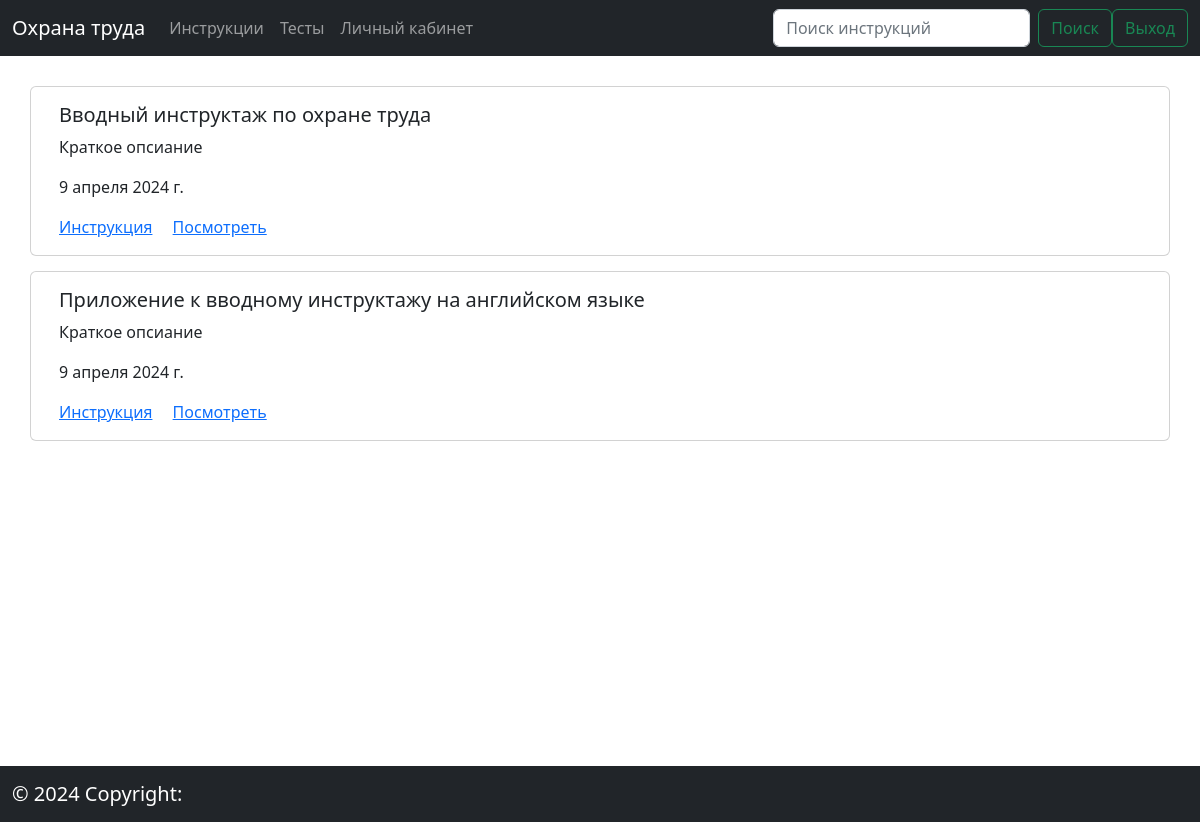
Before: / (signed in) with the older database file.
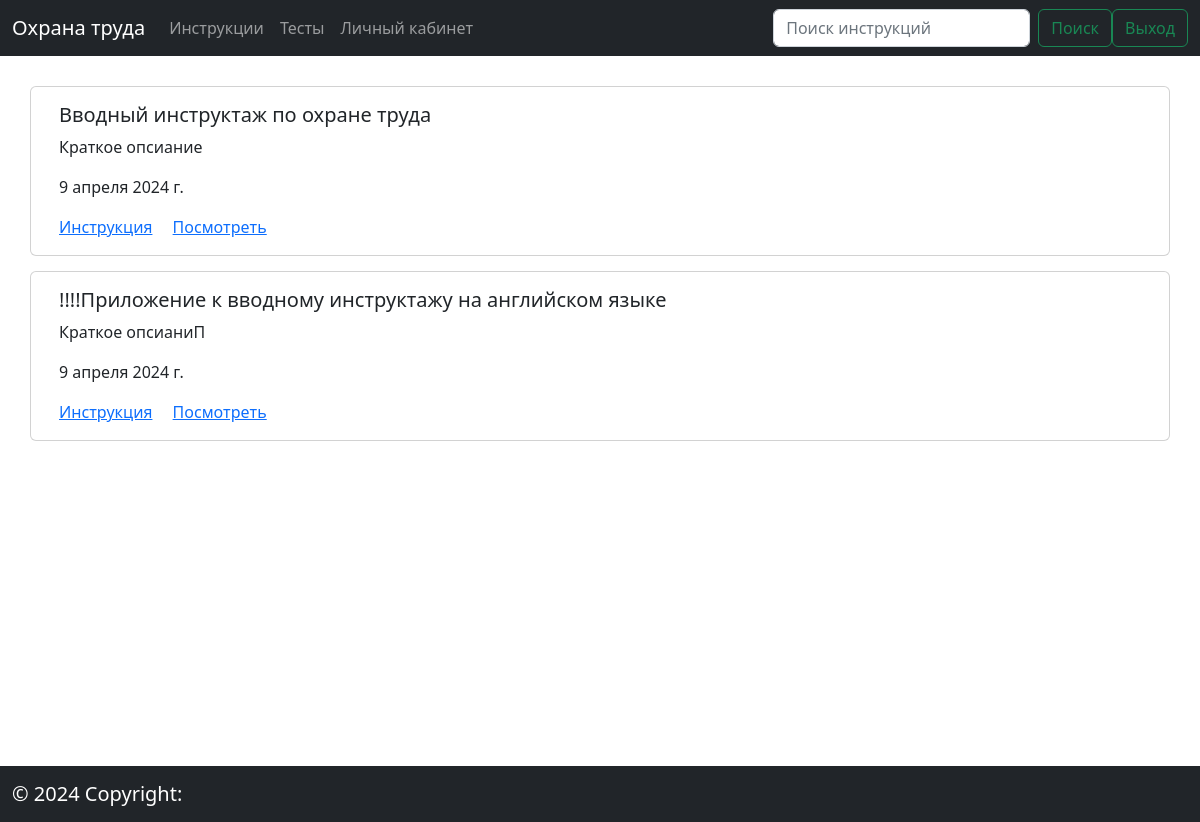
After: the same page with the newer database file.
### app/models.py (models this page shows, shortened)
class Instruction(models.Model):
    title = models.CharField(max_length=255, verbose_name='Заголовок')
    short_description = models.TextField(max_length=500, verbose_name='Краткое описание')
    gallery = models.ManyToManyField('Gallery', verbose_name='Галерея ')
    file = models.FileField(upload_to='files/', verbose_name='Файл инструкции')
    created_at = models.DateField(null=True, auto_now_add=True, verbose_name='Дата создания')
    updated_at = models.DateField(auto_now=True, verbose_name='Дата обновления')
    class Meta:
        db_table = 'instruction'
        verbose_name = 'Инструкция'
        verbose_name_plural = 'Интсрукции'

### app/views.py (the view)
# urls.py: path('', HomePageView.as_view(), name='home'),
class HomePageView(View):
    def get(self, request):
        if request.user.is_authenticated:
            instructions = Instruction.objects.all()
            if request.GET.get('search'):
                instructions = instructions.filter(
                    Q(title__contains=request.GET.get('search'))|
                    Q(short_description__contains=request.GET.get('search')),
                )
            return render(request, 'index.html', context={
                "instructions": instructions
            })
        return redirect("authorization")

### app/templates/index.html (shortened to what this page needs)
<!DOCTYPE html>
<html lang="en">
<head>
    <link href="https://cdn.jsdelivr.net/npm/bootstrap@5.2.1/dist/css/bootstrap.min.css" rel="stylesheet"
>
</head>
<body>
<nav class="navbar navbar-expand-lg navbar-light bg-light navbar-dark bg-dark">
    <div class="container-fluid">
        <a class="navbar-brand">Охрана труда</a>
        <div class="collapse navbar-collapse" id="navbarTogglerDemo02">
            <ul class="navbar-nav me-auto mb-2 mb-lg-0">
                <li class="nav-item">
                    <a class="nav-link" href="{% url 'home' %}">Инструкции</a>
                </li>
                <li class="nav-item">
                    <a class="nav-link" href="{% url 'tests' %}">Тесты</a>
                </li>
                <li class="nav-item">
                    <a class="nav-link" href="{% url 'personal_area' %}">Личный кабинет</a>
                </li>
            </ul>
            <form class="d-flex" action="{% url 'home' %}">
              <input class="form-control me-2" type="search" placeholder="Поиск инструкций" aria-label="Search" name="search">
              <button class="btn btn-outline-success" type="submit">Поиск</button>
            </form>
            <form class="d-flex" action="{% url 'logout' %}">
                <button class="btn btn-outline-success" type="submit">Выход</button>
            </form>
        </div>
    </div>
</nav>
<div class="container" style="margin-top:30px; min-height:85vh;">
    {% for instruction in instructions %}
    <div class="row" style="margin-top:15px; margin-bottom:15px;">
        <div class="card col" style="width: 18rem;">
            <div class="card-body">
                <h5 class="card-title">{{instruction.title}}</h5>
                <p class="card-text">{{instruction.short_description}}</p>
                <p class="card-text">{{instruction.updated_at}}</p>
                <a href="{{instruction.file.url}}" class="card-link">Инструкция</a>
                <a href="{% url 'instruction_detail' instruction.id %}" class="card-link">Посмотреть</a>
            </div>
        </div>
    </div>
    {% endfor %}
</div>
<nav class="navbar navbar-light bg-light navbar-dark bg-dark">
  <div class="container-fluid">
    <a class="navbar-brand"> © 2024 Copyright:</a>
  </div>
</nav>
</body>
</html>

Changed rows visible on the page:
changed Instruction: title "Приложение к вводному инструктажу на английском языке" → "!!!!Приложение к вводному инструктажу на английском языке"; short_description "Краткое опсиание" → "Краткое опсианиП"
